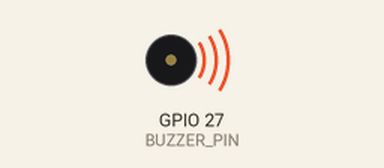
This sketch was run on a simulated ESP32. On the bench: buzzer (waves = sounding, pin HIGH).

Above: at 0.5 s.
Timing chart, 0 to 4.6 s (numbered marks = the images above):
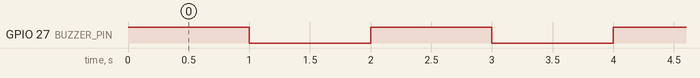

The sketch:

LKPD_4.ino
```cpp
//@pakgurud9
#define BUZZER_PIN 27
void setup() {
  pinMode(BUZZER_PIN, OUTPUT);
}
void loop() {
  digitalWrite(BUZZER_PIN, HIGH);
  delay(1000);
  digitalWrite(BUZZER_PIN, LOW);
  delay(1000);
}
                                                                                                                                                                                                                                                                                                                                                                                                                                                                                                                                                                                                                                                                                                                                                                                                                                                            
```

Measured:
- by itself, GPIO 27 (BUZZER_PIN): alternates HIGH for 1.0 s and LOW for 1.0 s
